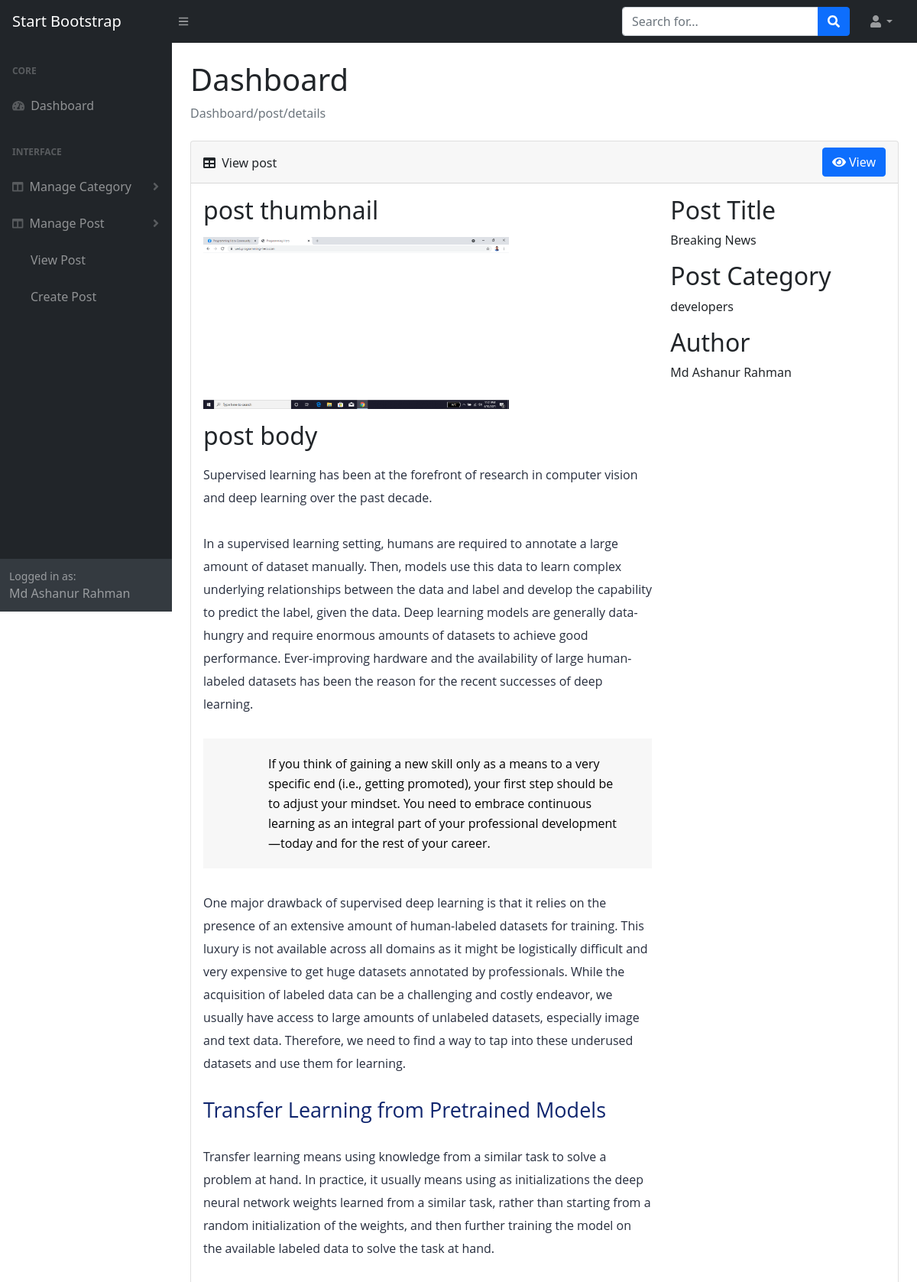
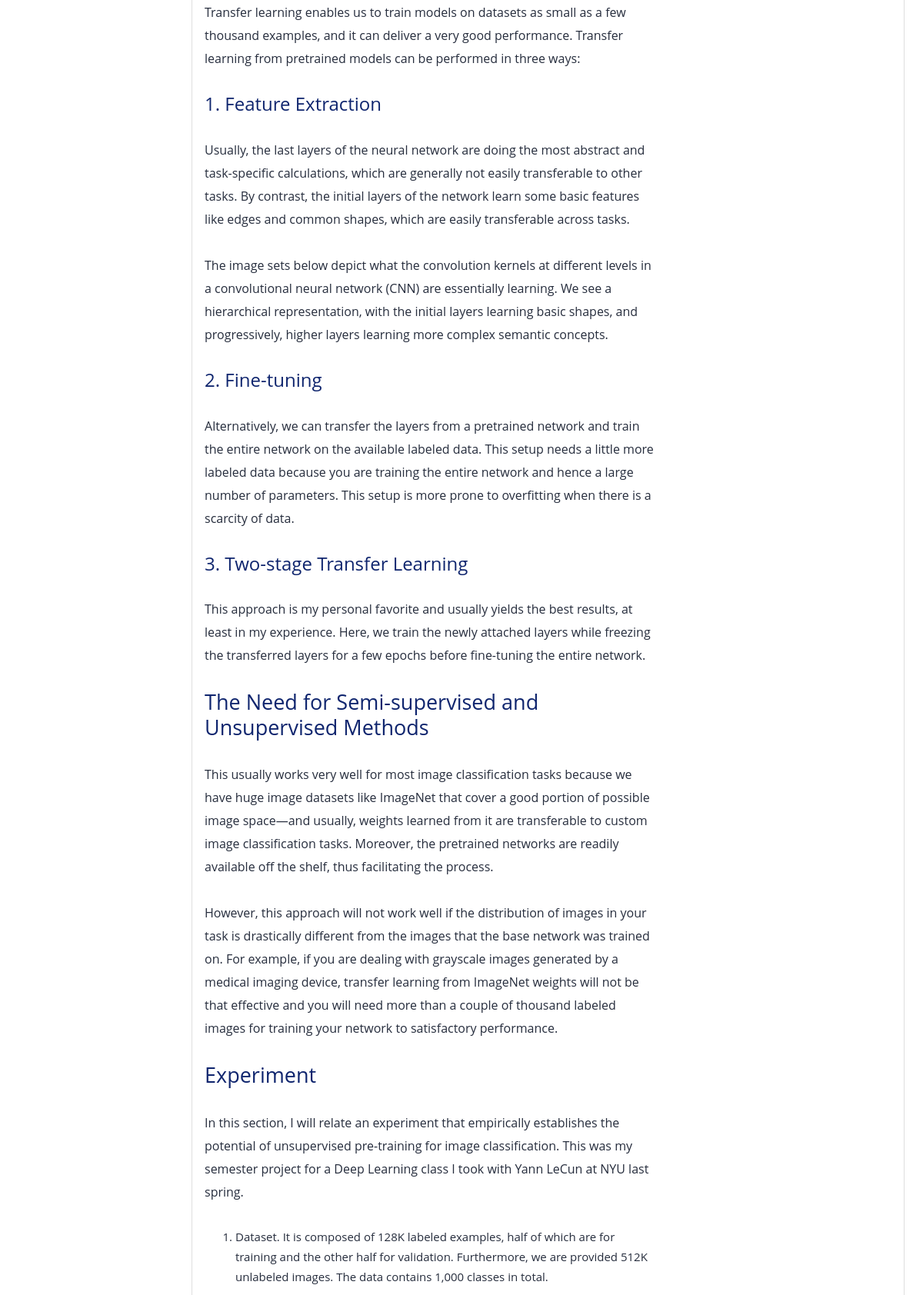
Page /oop/blog/admin/post_details.php?id=2 (signed in, upper part) on the committed database (2 pictures, top to bottom).
### tables this page shows
CREATE TABLE `post` (
  `post_id` int(11) NOT NULL,
  `author_id` int(10) NOT NULL,
  `catagory_id` int(10) NOT NULL,
  `post_title` longtext NOT NULL,
  `post_body` longtext NOT NULL,
  `post_thumbnail` varchar(80) NOT NULL,
  `post_created_at` datetime NOT NULL DEFAULT current_timestamp()
);

CREATE TABLE `catagory` (
  `cat_id` int(11) NOT NULL,
  `cat_name` varchar(30) NOT NULL,
  `cat_icon` varchar(60) NOT NULL,
  `cat_created_at` datetime NOT NULL DEFAULT current_timestamp()
);

CREATE TABLE `user` (
  `user_id` int(11) NOT NULL,
  `user_name` varchar(70) NOT NULL,
  `user_email` varchar(50) NOT NULL,
  `user_password` varchar(255) NOT NULL,
  `user_about` longtext NOT NULL,
  `user_photo` varchar(80) NOT NULL,
  `created_at` datetime NOT NULL DEFAULT current_timestamp()
);

### oop/blog/admin/main.php (called while the page is built, shortened)
<?php
class Main{
    protected $host = 'localhost';
    protected $user = 'root';
    protected $pass = '';
    protected $db = 'blog';
    protected $con;
    public function __construct(){
        $this->con = new mysqli($this->host,$this->user,$this->pass,$this->db);
    }
    public function get_single_post($post_id){
        $this->sql = "SELECT post.*,catagory.cat_name,user.user_name FROM post JOIN catagory ON post.catagory_id = catagory.cat_id JOIN user ON post.author_id = user.user_id";
        $this->result = $this->con->query($this->sql);
        if($this->result == true){
            return $this->result;
        }else{
            return false;
        }
    }
}
?>

### oop/blog/admin/post_details.php (the view, shortened to what this page needs)
<?php
    include 'header.php';
    if(isset($_GET['id'])){
        $post_id = $_GET['id'];
        $posts = $obj->get_single_post($post_id);
        if($posts->num_rows>0){
            while($post = $posts->fetch_object()){
                $title = $post->post_title;
                $image = $post->post_thumbnail;
                $body = $post->post_body;
                $category = $post->cat_name;
                $author = $post->user_name;
            }
        }
    }
?>
    <div id="layoutSidenav_content">
        <main>
            <div class="container-fluid px-4">
                <h1 class="mt-4">Dashboard</h1>
                <ol class="breadcrumb mb-4">
                    <li class="breadcrumb-item active">Dashboard/post/details</li>
                </ol>
                <div class="card mb-4">
                    <div class="card-header d-flex justify-content-between">
                        <div class="mt-2">
                            <i class="fas fa-table me-1"></i>
                            View post
                        </div>
                        <div>
                            <a href="view_post.php" class="btn btn-primary"><i class="fas fa-eye me-1"></i>View</a>
                        </div>
                    </div>
                    <div class="card-body">
                        <div class="row">
                            <div class="col-md-8">
                            <h2 class="text-captalize mb-3">post thumbnail</h2>
                            <img class="img-fluid" src="<?php echo 'uploads/post/'.$image; ?>" width="400" alt="">
                            <h2 class="text-captalize mb-3 mt-3">post body</h2>
                            <div>
                                <?php echo $body; ?>
                            </div>
                            </div>
                            <div class="col-md-4">
                                <h2>Post Title</h2>
                                <p><?php echo $title; ?></p>
                                <h2>Post Category</h2>
                                <p><?php echo $category; ?></p>
                                <h2>Author</h2>
                                <p><?php echo $author; ?></p>
                            </div>
                        </div>
                    </div>
                </div>
            </div>
        </main>
    </div>
<?php
    include 'footer.php';
?>

### rows in the picture
post: post_thumbnail (picture), post_body "Supervised learning has been at the forefront of research in computer vision and deep learning over the past decade. In a supervised learning setting, humans are required to annotate a large amount of dataset manually. Then, models use this data to learn complex underlying relationships between the data and label and develop the capability to predict the label, given the data. Deep learning models are generally data-hungry and require enormous amounts of datasets to achieve good performance. Ever-improving hardware and the availability of large human-labeled datasets has been the reason for the recent successes of deep learning. If you think of gaining a new skill only as a means to a very…", post_title "Breaking News"
catagory: cat_name "developers"
user: user_name "Md Ashanur Rahman"

### other values in the picture
$_SESSION['name'] "Md Ashanur Rahman"
